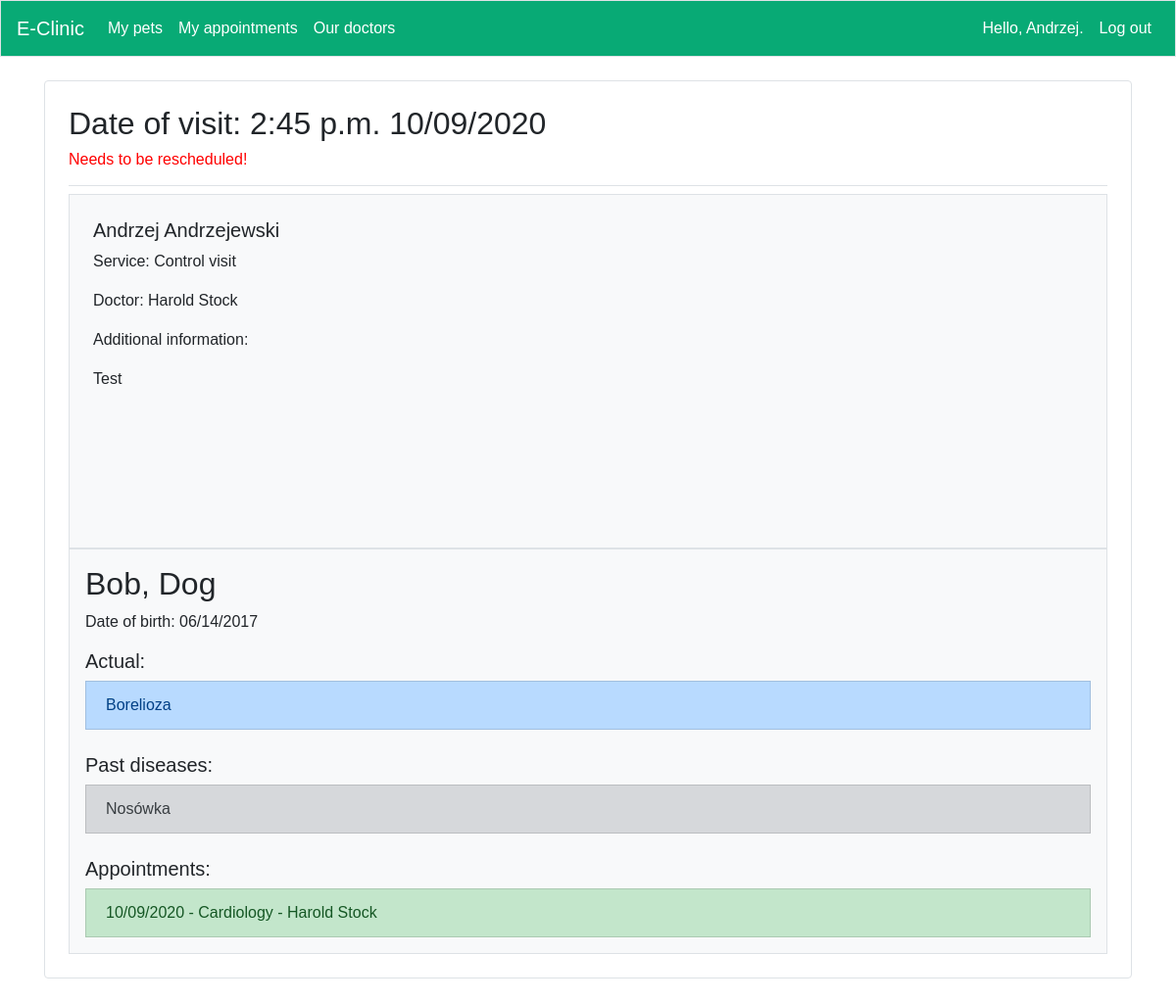
The app's page /appointment/2/ (signed in), older data.
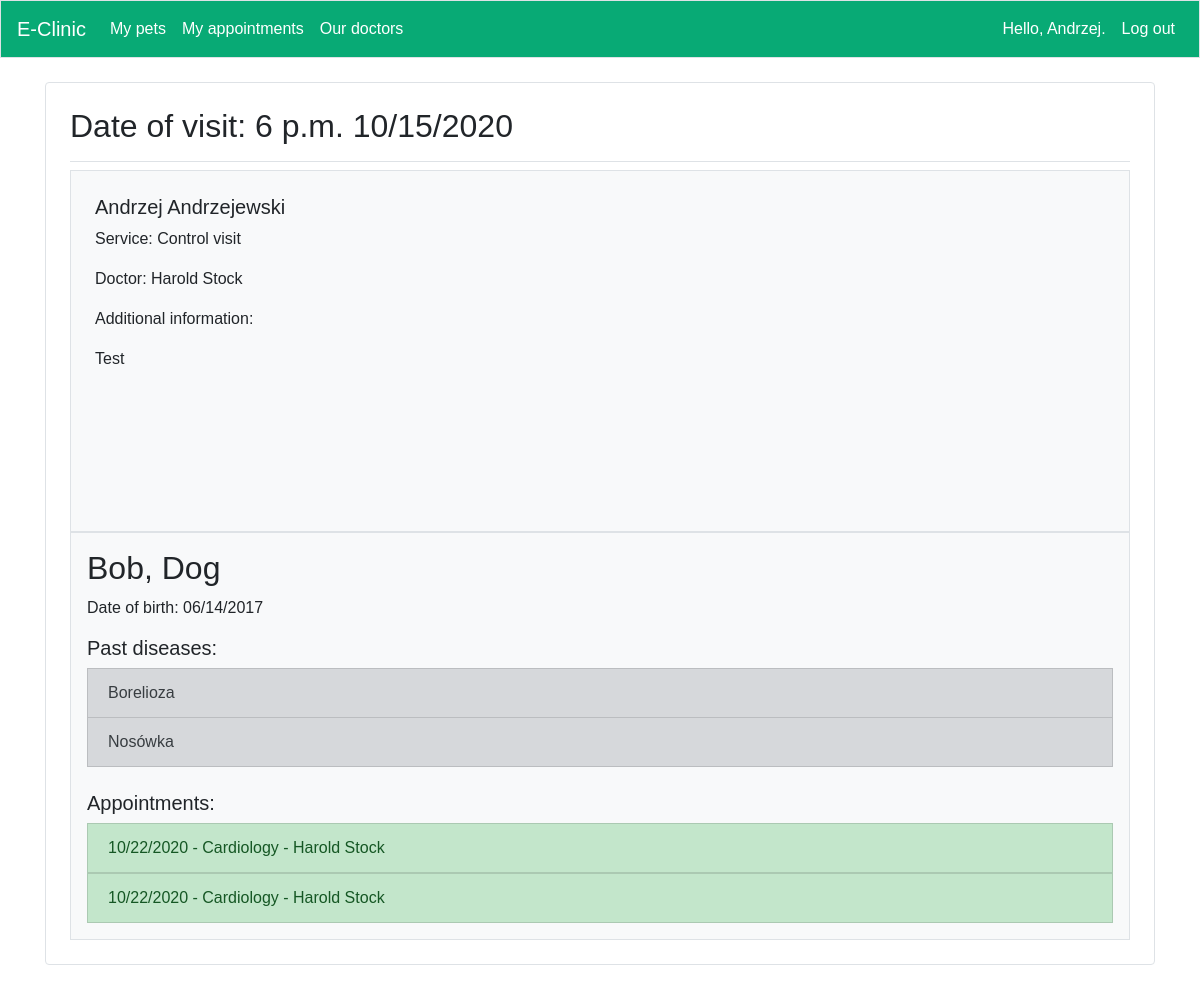
The same page, newer data.
### app/models.py (models this page shows, shortened)
class Appointment(models.Model):
    client = models.ForeignKey(User,verbose_name=_lazy('client'),null=True, default=None, on_delete=models.CASCADE)
    animal = models.ForeignKey(Animal,verbose_name=_lazy('animal'), on_delete=models.CASCADE,blank=True,null=True)
    slot = models.ForeignKey('user.Slot',verbose_name=_lazy('slot'), null=True, on_delete=models.SET_NULL)
    service = models.ForeignKey('user.Service',verbose_name=_lazy('service'), null=True, on_delete=models.SET_NULL)
    doctor = models.ForeignKey('user.Doctor',verbose_name=_lazy('doctor'), null=True, on_delete=models.SET_NULL)
    date = models.DateField(verbose_name=_lazy('date'),null=True)
    start_time = models.TimeField(verbose_name=_lazy('start time'),null=True)
    information = models.TextField(verbose_name=_lazy('information'),null=True,blank=True)
    class Meta:
        verbose_name_plural = 'Appointments'

class Disease(models.Model):
    animal = models.ForeignKey(Animal,verbose_name=_lazy('animal'), on_delete=models.CASCADE)
    name = models.CharField(verbose_name=_lazy('name'),max_length=60)
    recommendations = models.TextField(verbose_name=_lazy('recommendations'),)
    register_date = models.DateField(verbose_name=_lazy('register date'),null=True)
    status = models.BooleanField(null=True)
    cure_data = models.DateField(verbose_name=_lazy('cure date'),null=True,blank=True)
    doctor = models.CharField(verbose_name=_lazy('name'),max_length=40,null=True,blank=True)
    class Meta:
        verbose_name_plural = 'Diseases'
    def __str__(self):
        return f"{self.name}"

class Animal(models.Model):
    name = models.CharField(verbose_name=_lazy('name'),max_length=20)
    specie = models.CharField(verbose_name=_lazy('specie'),max_length=20)
    birth_date = models.DateField(verbose_name=_lazy('birth date'),auto_now_add=False,null=True)
    register_date = models.DateField(verbose_name=_lazy('register date'),auto_now_add=True)
    owner = models.ForeignKey(User,verbose_name=_lazy('owner'), on_delete=models.CASCADE)
    class Meta:
        verbose_name_plural = 'Animals'
    def __str__(self):
        return f"{self.name}, {self.specie}"

### user/models.py (models this page shows, shortened)
class Service(models.Model):
    name = models.CharField(verbose_name=_lazy('service'),max_length=200, null=True)
    duration = models.DurationField(verbose_name=_lazy('duration'),null=True)
    admin_only = models.BooleanField(null=True,verbose_name=_lazy('staff only'))
    class Meta:
        verbose_name_plural = 'Services'
    def __str__(self):
        return f"{self.name}"

class Doctor(models.Model):
    profile = models.OneToOneField(Profile,verbose_name=_lazy('profile'),default=None, on_delete=models.CASCADE)
    speciality = models.CharField(verbose_name=_lazy('speciality'),max_length=50)
    image = models.ImageField(upload_to='static/profile_images', blank=True)
    services = models.ManyToManyField(Service,verbose_name=_lazy('services'))
    class Meta:
        verbose_name_plural = 'Doctors'
    def __str__(self):
        return f"{self.profile.user.first_name} {self.profile.user.last_name}"

class Profile(models.Model):
    user = models.OneToOneField(User,default=None, null=True, on_delete=models.CASCADE)
    phone_number = models.CharField(verbose_name=_lazy('phone_number'),
                                    max_length=15,
                                    blank=True,
                                    null=True,)
    city = models.CharField(verbose_name=_lazy('city'),
                            max_length=100,
                            blank=True,
                            null=True,)
    birth_date = models.DateField(null=True, blank=True)

### app/views.py (the view)
# urls.py: path('appointment/<int:appointment_id>/', views.appointment, name='appointment'),
@login_required
def appointment(request,appointment_id):
    appointment = Appointment.objects.get(id=appointment_id)
    reschedule = True
    if appointment.slot:
        reschedule = False
    client = appointment.client
    delete = False
    if appointment.date > date.today() and request.user == client or request.user.groups.filter(name__in=['Admin']).exists():
        delete = True
    if request.user != client and not request.user.is_staff:
        raise PermissionDenied
    if appointment.animal:
        animal = appointment.animal
        appointments = Appointment.objects.filter(animal=animal).exclude(id=appointment_id)
        diseases = animal.disease_set.all()
        actual_diseases = []
        past_diseases = []
        for disease in diseases:
            if disease.status == False:
                past_diseases.append(disease)
            else:
                actual_diseases.append(disease)
        context = {'animal':animal,'actual_diseases': actual_diseases,
                    'client':client,'past_diseases':past_diseases,'appointments':appointments,
                    'appointment':appointment,'delete':delete,'reschedule':reschedule}
    else:
        context = {'client':client,'appointment':appointment,'delete':delete,'reschedule':reschedule}
    return render(request, 'app/appointment.html', context)

### app/templatetags/user_tags.py (called while the page is built)
@register.filter(name='has_group')
def has_group(user, group_name):
    group = Group.objects.filter(name=group_name)
    if group:
        group = group.first()
        return group in user.groups.all()
    else:
        return False

### app/templates/app/appointment.html (shortened to what this page needs)
{% extends 'app/base.html' %}
{% load i18n %}
{% load user_tags %}
{% load static %}
{% block page_header %}
    <h2>{% trans "Date of visit"%}: {{appointment.start_time}} {{appointment.date|date:"SHORT_DATE_FORMAT"}} </h2>
    {% if reschedule%}
        <h6 style="color:red">{% trans "Needs to be rescheduled!"%}</h6>
    {% endif %}
{% endblock page_header %}
{% block content %}
    <div class="container p-4  bg-light text-black border ">
        <div class="row">
            <div class="col">
                {% if request.user|has_group:"Admin" %}
                    {% if client%}
                        <h5><a href="{% url 'app:client' client.id%}" class='text-dark'>{{client.first_name}} {{client.last_name}}</a></h5>
                    {% endif %}
                {%else%}
                    <h5>{{appointment.client.first_name}} {{appointment.client.last_name}}</h5>
                {% endif %}
                <p>{% trans "Service"%}: {{appointment.service}}</p>
                <p>{% trans "Doctor"%}: {{appointment.doctor}}</p>
                <p>{% trans "Additional information"%}: {{appointment.information|linebreaks}}</p>
            </div>
        </div>
        <br>
        <br>
        <br>
        <br>
        <br>
    </div>
    {% if appointment.animal%}
    <div class="container p-3  bg-light text-black border ">
        <h2>{{appointment.animal}}</h2>
        <p>{% trans "Date of birth:"%} {{appointment.animal.birth_date|date:"SHORT_DATE_FORMAT"}}</p>
        {% if actual_diseases %}
            <h5>{% trans "Actual"%}:</h5>
        {% for disease in actual_diseases%}
            <a class="list-group-item list-group-item-action list-group-item-primary" href="{% url 'app:check_disease' disease.id%}">{{disease}}</a>
        {% endfor %}
        <br>
        {% endif %}
        {% if past_diseases %}
            <h5>{% trans "Past diseases"%}:</h5>
            {% for disease in past_diseases%}
                <a class="list-group-item list-group-item-action list-group-item-secondary" href="{% url 'app:check_disease' disease.id%}">{{disease}}</a>
            {%endfor%}
            <br>
        {% endif%}
        {% if appointments%}
            <h5>{% trans "Appointments"%}:</h5>
        {% endif%}
        {% for appointment in appointments %}
            <a class="list-group-item list-group-item-action list-group-item-success"
            href="javascript:showhide('{{appointment.id}}')">{{appointment.date|date:"SHORT_DATE_FORMAT"}} - {{appointment.service}} - {{appointment.doctor}}</a>
        {% endfor %}
    </div>
    {% endif %}
{% endblock content%}

Row changes from the older to the newer data that the page shows:
removed Appointment: date "10/09/2020", service "Cardiology", doctor "Harold Stock"
changed Appointment "Test": start_time "2:45 p.m." → "6 p.m."; date "10/09/2020" → "10/15/2020"
changed Disease "Borelioza": moves from the list under "Actual:" to the list under "Past diseases:"
added Appointment: date "10/22/2020", service "Cardiology", doctor "Harold Stock"
added Appointment: date "10/22/2020", service "Cardiology", doctor "Harold Stock"
Text that changed along with them:
text no longer shown: "Needs to be rescheduled! Actual :"
